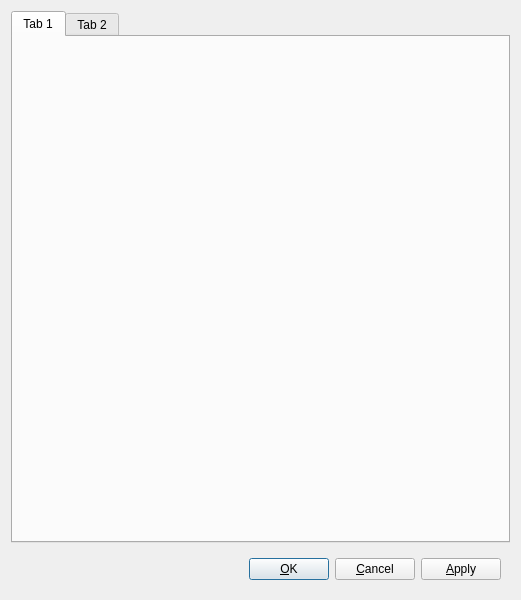
<?xml version="1.0" encoding="UTF-8"?>
<ui version="4.0">
 <class>SettingWindow</class>
 <widget class="QDialog" name="SettingWindow">
  <property name="geometry">
   <rect>
    <x>0</x>
    <y>0</y>
    <width>521</width>
    <height>600</height>
   </rect>
  </property>
  <property name="windowTitle">
   <string>Settings</string>
  </property>
  <property name="windowIcon">
   <iconset resource="wecase.qrc">
    <normaloff>:/IMG/img/preferences-other.png</normaloff>:/IMG/img/preferences-other.png</iconset>
  </property>
  <layout class="QGridLayout" name="gridLayout_2">
   <item row="0" column="0">
    <layout class="QVBoxLayout" name="verticalLayout">
     <item>
      <widget class="QTabWidget" name="tabWidget">
       <widget class="QWidget" name="tab">
        <attribute name="title">
         <string>Tab 1</string>
        </attribute>
       </widget>
       <widget class="QWidget" name="tab_2">
        <attribute name="title">
         <string>Tab 2</string>
        </attribute>
       </widget>
      </widget>
     </item>
     <item>
      <widget class="QWidget" name="widget" native="true">
       <property name="minimumSize">
        <size>
         <width>0</width>
         <height>30</height>
        </size>
       </property>
       <layout class="QGridLayout" name="gridLayout">
        <item row="0" column="1">
         <widget class="QPushButton" name="pushButton_OK">
          <property name="text">
           <string>&amp;OK</string>
          </property>
         </widget>
        </item>
        <item row="0" column="2">
         <widget class="QPushButton" name="pushButton_Cancel">
          <property name="text">
           <string>&amp;Cancel</string>
          </property>
         </widget>
        </item>
        <item row="0" column="0">
         <spacer name="horizontalSpacer">
          <property name="orientation">
           <enum>Qt::Horizontal</enum>
          </property>
          <property name="sizeHint" stdset="0">
           <size>
            <width>40</width>
            <height>20</height>
           </size>
          </property>
         </spacer>
        </item>
        <item row="0" column="3">
         <widget class="QPushButton" name="pushButton">
          <property name="text">
           <string>&amp;Apply</string>
          </property>
         </widget>
        </item>
       </layout>
      </widget>
     </item>
    </layout>
   </item>
  </layout>
 </widget>
 <resources>
  <include location="wecase.qrc"/>
 </resources>
 <connections>
  <connection>
   <sender>pushButton_Cancel</sender>
   <signal>clicked()</signal>
   <receiver>SettingWindow</receiver>
   <slot>close()</slot>
   <hints>
    <hint type="sourcelabel">
     <x>382</x>
     <y>567</y>
    </hint>
    <hint type="destinationlabel">
     <x>260</x>
     <y>299</y>
    </hint>
   </hints>
  </connection>
 </connections>
</ui>
